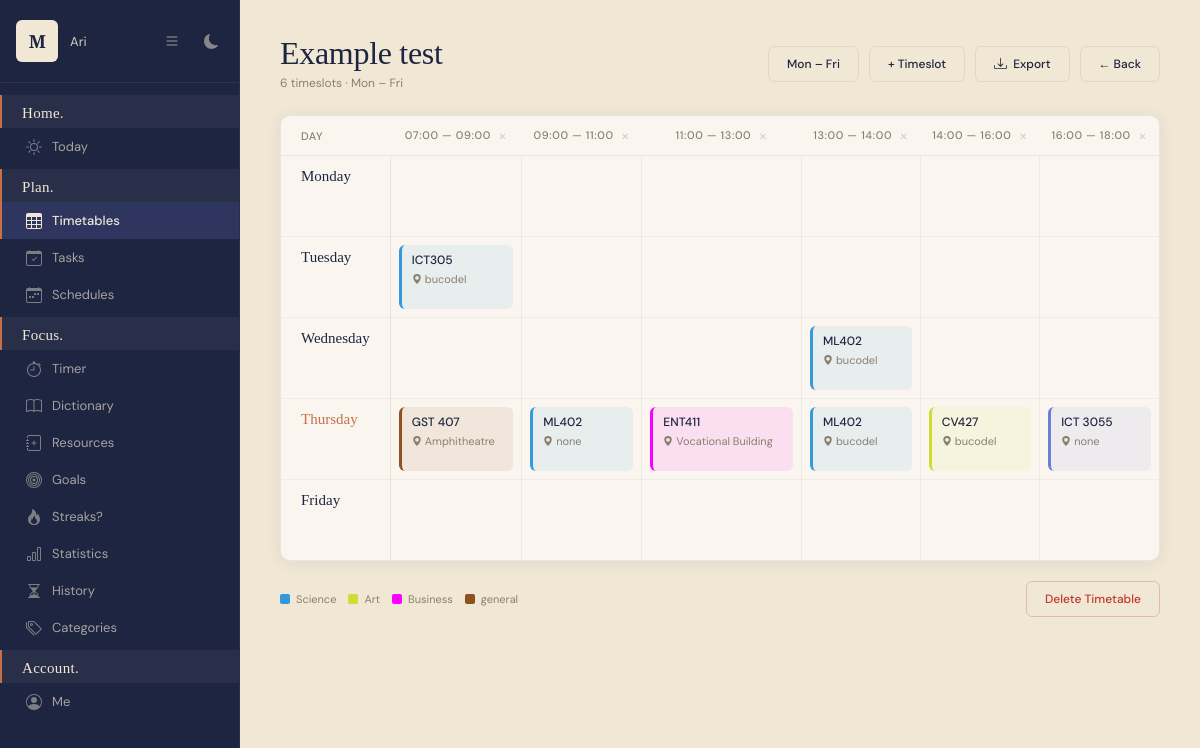
The app's page /timetable/1/ (signed in) with its own data.
### planner/models.py (models this page shows, shortened)
class Timetable(models.Model):
    DAYS_MODE_CHOICES = [
        ('weekdays', 'Mon – Fri'),
        ('full_week', 'Sun – Sat'),
    ]
    user = models.ForeignKey(User, on_delete=models.CASCADE)
    name = models.CharField(max_length=100)
    days_mode = models.CharField(
        max_length=10,
        choices=DAYS_MODE_CHOICES,
        default='weekdays'
    )
    created_at = models.DateTimeField(auto_now_add=True)

class Timeslot(models.Model):
    timetable = models.ForeignKey('Timetable', on_delete=models.CASCADE)
    start_time = models.TimeField()
    end_time = models.TimeField()

class TimetableEntry(models.Model):
    timetable = models.ForeignKey(Timetable, on_delete=models.CASCADE)
    user = models.ForeignKey(User, on_delete=models.CASCADE, null=True, blank=True)
    day = models.CharField(max_length=10, choices=DAYS_OF_WEEK)
    timeslot = models.ForeignKey(Timeslot, on_delete=models.CASCADE)
    subjectInfo = models.ForeignKey(Subject_and_location, on_delete=models.CASCADE)
    class Meta:
        unique_together = ('timetable', 'day', 'timeslot')

class Subject_and_location(models.Model):
    subject = models.CharField(max_length=1000)
    location = models.CharField(max_length=100)
    category = models.ForeignKey(
        'StudyCategory',
        on_delete=models.SET_NULL,
        null=True,
        blank=True
    )

class StudyCategory(models.Model):
    user = models.ForeignKey(User, on_delete=models.CASCADE)
    name = models.CharField(max_length=100)
    color = models.CharField(max_length=7, default='#3498db')
    class Meta:
        verbose_name_plural = "Study Categories"

### planner/views/timetable_views.py (the view)
# urls.py: path('timetable/<int:timetable_id>/', views.timetable_view, name='timetable_view'),
@login_required(login_url='planner:login')
def timetable_view(request, timetable_id):
    timetable = get_object_or_404(Timetable, id=timetable_id, user=request.user)
    days = FULL_WEEK if timetable.days_mode == 'full_week' else WEEKDAYS
    timeslots = Timeslot.objects.filter(timetable=timetable).order_by('start_time')
    all_timetables = Timetable.objects.filter(user=request.user)
    today_day = timezone.now().strftime('%A')
    grid = []
    for day in days:
        row = []
        for timeslot in timeslots:
            entry = TimetableEntry.objects.filter(
                timetable=timetable,
                day=day,
                timeslot=timeslot
            ).first()
            row.append((entry, timeslot))
        grid.append((day, row))
    category_ids = TimetableEntry.objects.filter(
        timetable=timetable
    ).exclude(
        subjectInfo__category=None
    ).values_list('subjectInfo__category', flat=True).distinct()
    categories_used = StudyCategory.objects.filter(id__in=category_ids)
    return render(request, 'index.html', {
        'timetable': timetable,
        'grid': grid,
        'timeslots': timeslots,
        'all_timetables': all_timetables,
        'today_day': today_day,
        'categories_used': categories_used,
    })

### planner/templates/index.html (shortened to what this page needs)
{% extends 'base.html' %}
{% block nav_timetable %}active{% endblock %}
{% block content %}
    <div class="tt-header">
        <div class="tt-header-left">
            <h1 class="tt-title">{{ timetable.name }}</h1>
            <span class="tt-subtitle">{{ timeslots.count }} timeslot{{ timeslots.count|pluralize }} &middot; {% if timetable.days_mode == 'full_week' %}Sun – Sat{% else %}Mon – Fri{% endif %}</span>
        </div>
        <div class="tt-header-actions">
            <a href="{% url 'planner:toggle_days_mode' timetable.id %}"
               class="btn btn-ghost" style="font-size:12px;"
               title="Switch between Mon–Fri and Sun–Sat">
                {% if timetable.days_mode == 'full_week' %}
                    Sun – Sat
                {% else %}
                    Mon – Fri
                {% endif %}
            </a>
            <a href="{% url 'planner:add_timeslot' %}?timetable={{ timetable.id }}" class="btn btn-ghost" style="font-size:12px;">
                + Timeslot
            </a>
            <a href="{% url 'planner:export_timetable_pdf' timetable.id %}" class="btn btn-ghost" style="font-size:12px;" target="_blank">
                Export
            </a>
            <a href="{% url 'planner:timetable_home' %}" class="btn btn-ghost" style="font-size:12px;">← Back</a>
        </div>
    </div>
    <div class="tt-wrapper">
        <table class="tt-grid">
            <thead>
                <tr>
                    <th>Day</th>
                    {% for slot in timeslots %}
                    <th>
                        {{ slot.start_time|time:"H:i" }} — {{ slot.end_time|time:"H:i" }}
                        <a href="{% url 'planner:delete_timeslot' slot.id %}"
                           style="margin-left:4px; color:rgba(30,37,64,0.2); font-size:10px; vertical-align:middle;"
                           onclick="return confirm('Delete this timeslot?');"
                           title="Delete timeslot">✕</a>
                    </th>
                    {% endfor %}
                </tr>
            </thead>
            <tbody>
                {% for day, row in grid %}
                <tr>
                    <td>
                        <span class="tt-day-label {% if day == today_day %}today{% endif %}">
                            {{ day }}
                        </span>
                    </td>
                    {% for entry, timeslot in row %}
                    <td>
                        <div class="tt-cell">
                            {% if entry %}
                                {% with color=entry.subjectInfo.category.color|default:"#6B7FD4" %}
                                <div class="tt-subject-card"
                                     style="background: {{ color }}18; border-left-color: {{ color }};">
                                    <span class="tt-subject-name">{{ entry.subjectInfo.subject }}</span>
                                    <span class="tt-subject-location">
                                        <svg xmlns="http://www.w3.org/2000/svg" width="10" height="10" fill="currentColor" viewBox="0 0 16 16">
                                            <path d="M8 16s6-5.686 6-10A6 6 0 0 0 2 6c0 4.314 6 10 6 10m0-7a3 3 0 1 1 0-6 3 3 0 0 1 0 6"/>
                                        </svg>
                                        {{ entry.subjectInfo.location }}
                                    </span>
                                </div>
                                {% endwith %}
                            {% else %}
                                <div class="tt-empty-cell">
                                </div>
                            {% endif %}
                        </div>
                    </td>
                    {% endfor %}
                </tr>
                {% endfor %}
            </tbody>
        </table>
    </div>
    <div class="tt-bottom-bar">
        {% if categories_used %}
        <div class="tt-legend">
            {% for cat in categories_used %}
            <div class="tt-legend-item">
                <span class="tt-legend-dot" style="background: {{ cat.color }};"></span>
                {{ cat.name }}
            </div>
            {% endfor %}
        </div>
        {% else %}
            <span class="text-muted">Tip: Link subjects to categories to get colour coding.</span>
        {% endif %}
        <a href="{% url 'planner:delete_timetable' timetable.id %}" class="btn btn-danger" style="font-size:12px;">
            Delete Timetable
        </a>
    </div>
{% endblock %}

### planner/templates/base.html (shortened to what this page needs)
<!DOCTYPE html>
<html lang="en">
<head>
    <link rel="stylesheet" href="https://cdn.jsdelivr.net/npm/flatpickr/dist/flatpickr.min.css">
</head>
<body>
{% if user.is_authenticated %}
<aside>
    <div class="sidebar-top">
        <div class="logo-box">M</div>
        <span class="sidebar-username">{{ user.username }}</span>
        <button class="sidebar-toggle" id="sidebarToggle" title="Toggle sidebar">
            <svg xmlns="http://www.w3.org/2000/svg" width="16" height="16" fill="currentColor" viewBox="0 0 16 16">
                <path fill-rule="evenodd" d="M2.5 12a.5.5 0 0 1 .5-.5h10a.5.5 0 0 1 0 1H3a.5.5 0 0 1-.5-.5m0-4a.5.5 0 0 1 .5-.5h10a.5.5 0 0 1 0 1H3a.5.5 0 0 1-.5-.5m0-4a.5.5 0 0 1 .5-.5h10a.5.5 0 0 1 0 1H3a.5.5 0 0 1-.5-.5"/>
            </svg>
        </button>
        <button class="theme-toggle" id="themeToggle" title="Toggle dark mode">
        </button>
    </div>
    <nav>
        <div class="nav-section">
            <span class="nav-section-label">Home.</span>
            <a href="{% url 'planner:home' %}" class="nav-link {% block nav_today %}{% endblock %}" data-tooltip="Today">
                <span>Today</span>
            </a>
        </div>
        <div class="nav-section">
            <span class="nav-section-label">Plan.</span>
            <a href="{% url 'planner:timetable_home' %}" class="nav-link {% block nav_timetable %}{% endblock %}" data-tooltip="Today">
                <span>Timetables</span>
            </a>
            <a href="{% url 'planner:tasks_home' %}" class="nav-link {% block nav_tasks %}{% endblock %}" data-tooltip="Today">
                <span>Tasks</span>
            </a>
            <a href="{% url 'planner:schedule_home' %}" class="nav-link {% block nav_schedule %}{% endblock %}" data-tooltip="Schedule">
                <span>Schedules</span>
            </a>
        </div>
        <div class="nav-section">
            <span class="nav-section-label">Focus.</span>
            <a href="{% url 'planner:study_timer' %}" class="nav-link {% block nav_timer %}{% endblock %}" data-tooltip="Today">
                <span>Timer</span>
            </a>
            <a href="{% url 'planner:dictionary' %}" class="nav-link {% block nav_dictionary %}{% endblock %}" data-tooltip="Today">
                <span>Dictionary</span>
            </a>
            <a href="{% url 'planner:study_resources' %}" class="nav-link {% block nav_resources %}{% endblock %}" data-tooltip="Today">
                <span>Resources</span>
            </a>
            <a href="{% url 'planner:study_goals' %}" class="nav-link {% block nav_goals %}{% endblock %}" data-tooltip="Today">
                <span>Goals</span>
            </a>
            <a href="{% url 'planner:study_streaks' %}" class="nav-link {% block nav_streaks %}{% endblock %}" data-tooltip="Today">
                <span>Streaks?</span>
            </a>
            <a href="{% url 'planner:study_statistics' %}" class="nav-link {% block nav_statistics %}{% endblock %}" data-tooltip="Today">
                <span>Statistics</span>
            </a>
            <a href="{% url 'planner:study_history' %}" class="nav-link {% block nav_history %}{% endblock %}" data-tooltip="Today">
                <span>History</span>
            </a>
            <a href="{% url 'planner:manage_categories' %}" class="nav-link {% block nav_categories %}{% endblock %}" data-tooltip="Today">
                <span>Categories</span>
            </a>
        </div>
        <div class="nav-section">
            <span class="nav-section-label">Account.</span>
            <a href="{% url 'planner:my_account' %}" class="nav-link {% block nav_account %}{% endblock %}" data-tooltip="Today">
                <svg xmlns="http://www.w3.org/2000/svg" width="14" height="14" fill="currentColor" viewBox="0 0 16 16">
                    <path d="M11 6a3 3 0 1 1-6 0 3 3 0 0 1 6 0"/>
                    <path fill-rule="evenodd" d="M0 8a8 8 0 1 1 16 0A8 8 0 0 1 0 8m8-7a7 7 0 0 0-5.468 11.37C3.242 11.226 4.805 10 8 10s4.757 1.225 5.468 2.37A7 7 0 0 0 8 1"/>
                </svg>
                <span>Me</span>
            </a>
        </div>
    </nav>
</aside>
<main>
{% else %}
<main style="margin-left: 0;">
{% endif %}
    {% block content %}{% endblock %}
</main>
</body>
</html>

### records on screen
Timetable: name "Example test"
Timeslot: start_time "07:00", end_time "09:00"
Timeslot: start_time "09:00", end_time "11:00"
Timeslot: start_time "11:00", end_time "13:00"
Timeslot: start_time "13:00", end_time "14:00"
Timeslot: start_time "14:00", end_time "16:00"
Timeslot: start_time "16:00", end_time "18:00"
TimetableEntry: subjectInfo.subject "ICT305", subjectInfo.location "bucodel"
TimetableEntry: subjectInfo.subject "ML402", subjectInfo.location "bucodel"
TimetableEntry: subjectInfo.subject "GST 407", subjectInfo.location "Amphitheatre"
TimetableEntry: subjectInfo.subject "ML402", subjectInfo.location "none"
TimetableEntry: subjectInfo.subject "ENT411", subjectInfo.location "Vocational Building"
TimetableEntry: subjectInfo.subject "ML402", subjectInfo.location "bucodel"
TimetableEntry: subjectInfo.subject "CV427", subjectInfo.location "bucodel"
TimetableEntry: subjectInfo.subject "ICT 3055", subjectInfo.location "none"
StudyCategory: name "Science"
StudyCategory: name "Art"
StudyCategory: name "Business"
StudyCategory: name "general"

### other values on screen
{{ user.username }} "Ari"
{{ timeslots.count }} "6"
{{ day }} "Monday" "Tuesday" "Wednesday" "Thursday" "Friday"
